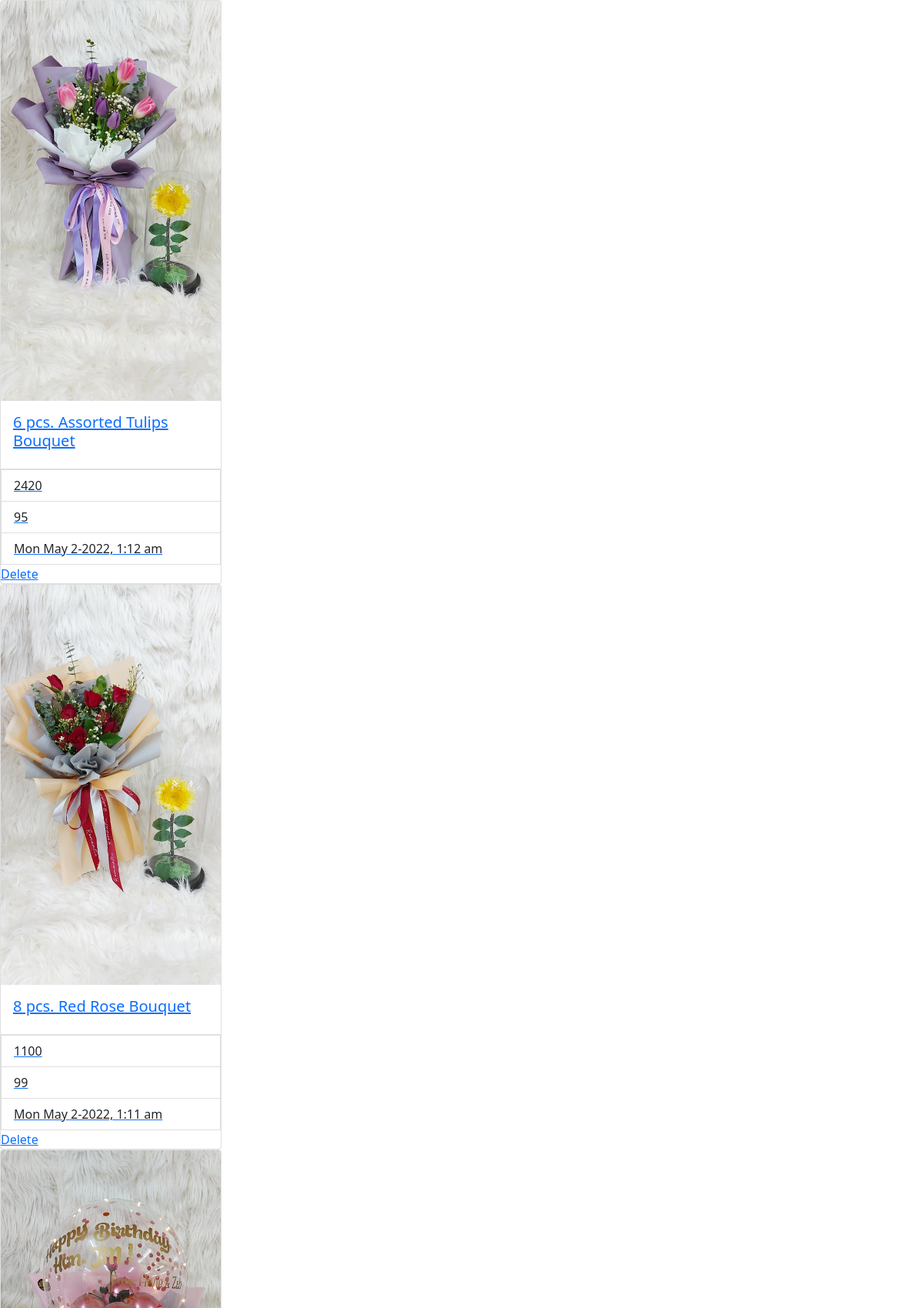
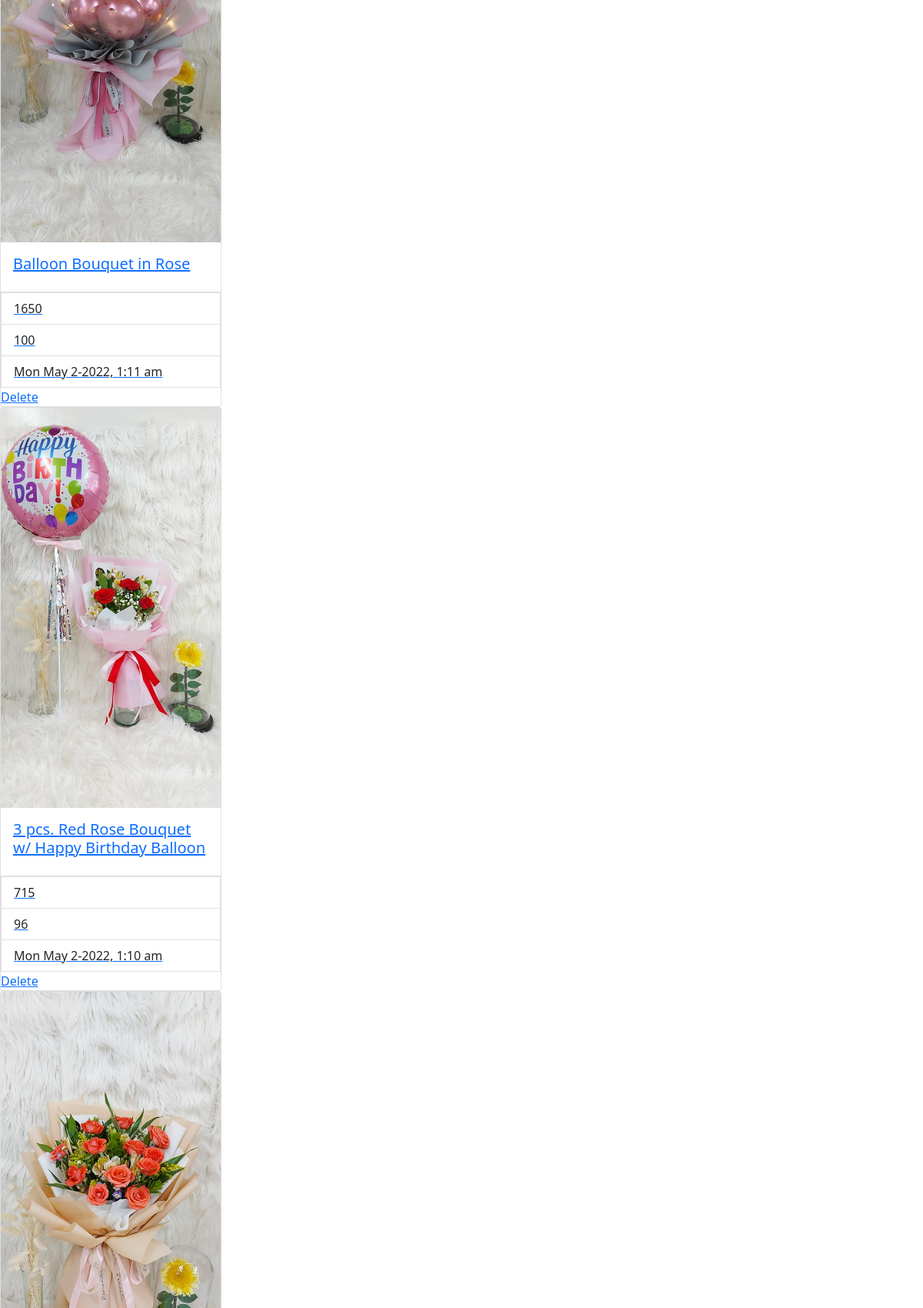
The page /items.php (upper part) on the database its author committed (2 pictures, top to bottom).
### tables this page shows
CREATE TABLE `items` (
  `id` int(11) NOT NULL,
  `name` varchar(255) NOT NULL,
  `description` text NOT NULL,
  `image` text NOT NULL,
  `price` double NOT NULL,
  `stock` int(11) NOT NULL,
  `date_added` datetime NOT NULL
);

### items.php (the view, shortened to what this page needs)
<!DOCTYPE html>
<html lang="en" dir="ltr">
<head>
    <link href="https://cdn.jsdelivr.net/npm/bootstrap@5.1.3/dist/css/bootstrap.min.css" rel="stylesheet"
>
</head>
<body>
    <?php
    require_once 'php/config.php';
    $sql ="SELECT * FROM items ORDER BY date_added DESC";
    $query = $dbh -> query($sql);
    $results=$query->fetchAll(PDO::FETCH_ASSOC);
    $rowcount=$query->rowCount();
    if ($rowcount > 0) {
        foreach ($results as $item) {
            ?>
    <a href="/4MS/comments?itemid=<?php echo htmlspecialchars($item['id']); ?>">
        <div class="card" style="width: 18rem;">
            <img src="images/flowers/<?php echo htmlspecialchars($item['image']); ?>" class="card-img-top" alt="...">
            <div class="card-body">
                <h5 class="card-title"><?php echo htmlspecialchars($item['name']); ?></h5>
            </div>
            <ul class="list-group list-group-flush">
                <li class="list-group-item"><?php echo htmlspecialchars($item['price']); ?></li>
                <li class="list-group-item"><?php echo htmlspecialchars($item['stock']); ?></li>
                <li class="list-group-item">
                    <?php
                        $date=date_create(htmlspecialchars($item['date_added']));
                        $formattedDate = date_format($date, 'D M j-Y, g:i a');
                        echo $formattedDate;
                    ?>
                </li>
                <li><a
                href="php/includes/admin/delete_item?itemid=<?php echo htmlspecialchars($item['id']);?>&image=<?php echo htmlspecialchars($item['image']); ?>" id="delete">
                Delete</a></li>
            </ul>
        </div>
    </a>
    <?php
        }
    }
    ?>
</body>
</html>

### rows shown on the page
items: image (picture), name "6 pcs. Assorted Tulips Bouquet", price "2420", stock "95", date_added "Mon May 2-2022, 1:12 am"
items: image (picture), name "8 pcs. Red Rose Bouquet", price "1100", stock "99", date_added "Mon May 2-2022, 1:11 am"
items: image (picture), name "Balloon Bouquet in Rose", price "1650", stock "100", date_added "Mon May 2-2022, 1:11 am"
items: image (picture), name "3 pcs. Red Rose Bouquet w/ Happy Birthday Balloon", price "715", stock "96", date_added "Mon May 2-2022, 1:10 am"
items: image (picture)
